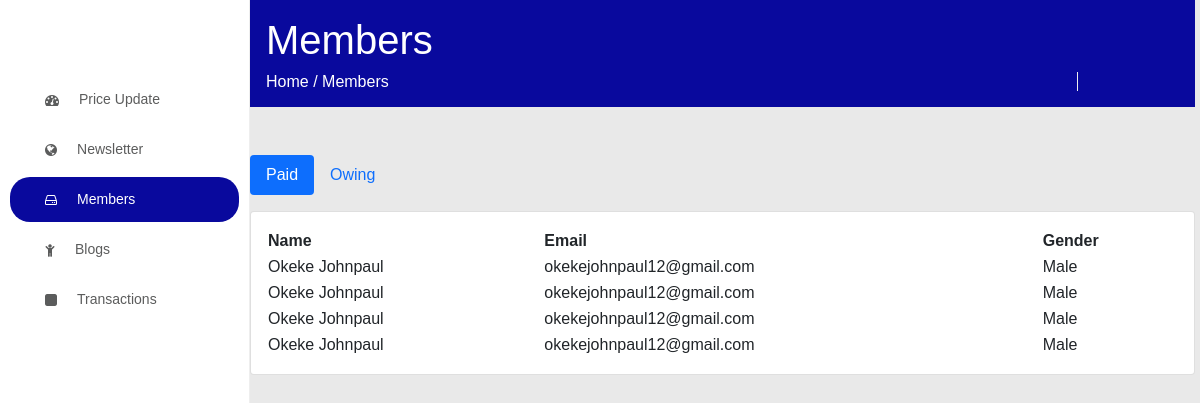
/admin/members.php, run on an earlier commit of the app's database.
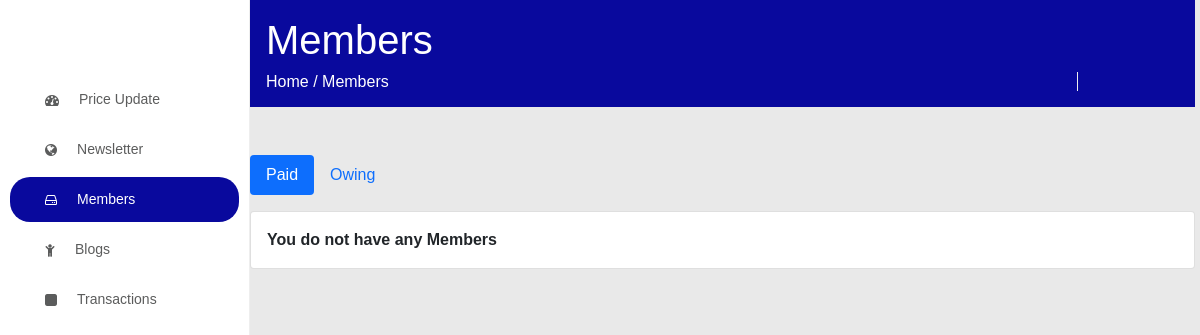
And on a later commit of the database.
### tables this page shows
CREATE TABLE `signup` (
  `id` int(20) NOT NULL,
  `firstname` text NOT NULL,
  `lastname` text NOT NULL,
  `email` varchar(100) NOT NULL,
  `phone` text NOT NULL,
  `country` text NOT NULL,
  `startup` text NOT NULL,
  `gender` text NOT NULL,
  `age` text NOT NULL,
  `category` text NOT NULL,
  `industry` text NOT NULL,
  `stage` text NOT NULL,
  `team` text NOT NULL,
  `authorization` varchar(200) DEFAULT NULL,
  `startup_age` varchar(250) NOT NULL,
  `startup_name` varchar(200) NOT NULL,
  `date_paid` text NOT NULL,
  `date_expiry` text NOT NULL,
  `payment_status` text NOT NULL
);

### admin/members.php (the view, shortened to what this page needs)
<!DOCTYPE html>
<html lang="en">
<head>
  	<link rel="stylesheet" href="../assets/fonts/icomoon/style.css">
    <link rel="stylesheet" href="../assets/css/bootstrap.min.css">
    <link rel="stylesheet" href="../assets/datatables.min.css">
    <link href="../assets/css/dashboard.css" rel="stylesheet">
</head>
<body>
    <nav>
        <br>
        <br>
        <br>
        <ul>
            <li ><a href="dashboard.php"><i class="icon-dashboard"></i><span>Price Update</span> </a></li>
            <li ><a href="newsletter.php"> <i class="icon-globe"></i> <span> Newsletter</span> </a></li>
            <li class="active"><a href="members.php"> <i class="icon-hdd-o"></i> <span> Members </span> </a></li>
            <li ><a href="blog.php"> <i class="icon-child"></i> <span> Blogs </span> </a></li>
            <li><a href="transactions.php"> <i class="icon-square"> </i><span> Transactions </span> </a></li>
        </ul>
        <br>
    </nav>
    <main style="margin-right:5px;">
  <div class="p-3 bg-light mb-4">
    <h1 class="">Members</h1>
    <nav class="d-flex" style="position:static;width:90%;background-color:transparent;margin:0;margin-left: -10px !important;">
      <h6 class="mb-0">
        <a href="dashboard.php" class="text-reset">Home</a>
        <span>/</span>
        <a href="members.php" class="text-reset">Members</a>
      </h6>
    </nav>
  </div>
        <br>
        <section class="content-main">
            <ul class="nav nav-pills mb-3" id="pills-tab" role="tablist">
            <li class="nav-item" role="presentation">
                <button class="nav-link active" id="pills-home-tab" data-bs-toggle="pill" data-bs-target="#pills-home" type="button" role="tab" aria-controls="pills-home" aria-selected="true">Paid</button>
            </li>
            <li class="nav-item" role="presentation">
                <button class="nav-link" id="pills-profile-tab" data-bs-toggle="pill" data-bs-target="#pills-profile" type="button" role="tab" aria-controls="pills-profile" aria-selected="false">Owing</button>
            </li>
            </ul>
            <div class="tab-content" id="pills-tabContent">
                <div class="tab-pane fade show active" id="pills-home" role="tabpanel" aria-labelledby="pills-home-tab">
                <div class="card mb-4">
        <div class="card-body">
          <div class="table-responsive">
            <table id="example" class="display" style="width:100%">
              <?php
                require('../backend/connection.php');
                $sql = "SELECT * FROM signup where payment_status='paid' ORDER BY id DESC";
                $query = mysqli_query($con,$sql);
                 if($query){
                     if(mysqli_num_rows($query) > 0){
                         $output = "<thead>
                         <tr>
                         <th>Name</th>
                         <th>Email</th>
                         <th>Gender</th>
                         </tr>
                     </thead><tbody>";
                     while($row = mysqli_fetch_assoc($query)){
                         $output .="<tr>
                         <td>".$row['firstname']." ".$row['lastname']."</td>
                         <td>".$row['email']."</td>
                         <td>".$row['gender']."</td>
                         </tr>";
                     }
                 }else{
                     $output = '<b>You do not have any Members</b>';
                 }
                 echo $output."</tbody>";
                 }
                ?>
            </table>
          </div>
        </div>
      </div>
                </div>
            </div>
        </section>
    </main>
</body>
</html>

What changed in the data, as far as the page shows it:
removed signup: firstname "Okeke", lastname "Johnpaul", email "okekejohnpaul12@gmail.com", gender "Male"
removed signup: firstname "Okeke", lastname "Johnpaul", email "okekejohnpaul12@gmail.com", gender "Male"
removed signup: firstname "Okeke", lastname "Johnpaul", email "okekejohnpaul12@gmail.com", gender "Male"
no longer on this page (row edited): signup: firstname "Okeke", lastname "Johnpaul", email "okekejohnpaul12@gmail.com", gender "Male"
Also different on the page:
text no longer shown: "Name Email Gender"
text now shown: "You do not have any Members"
